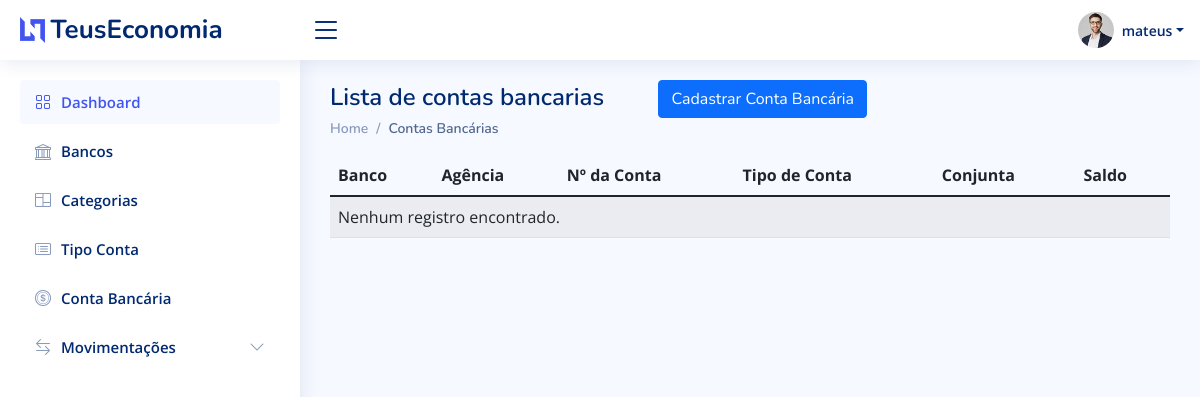
The page /listar/conta-bancaria/ (signed in) on the database as committed earlier.
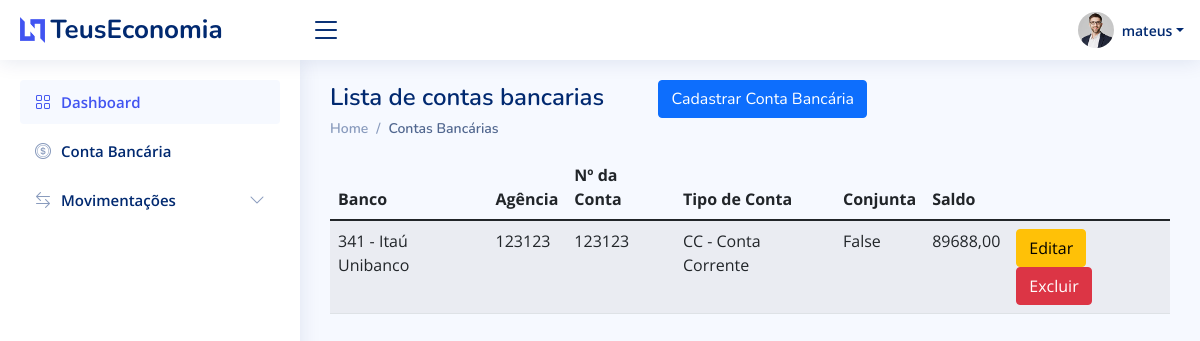
The same page on the database as committed later.
### Paginas/models.py (models this page shows, shortened)
class ContaBancaria(models.Model):
	banco = models.ForeignKey(Banco, on_delete=models.PROTECT)
	tipo_conta = models.ForeignKey(TipoConta, on_delete=models.PROTECT)
	agencia = models.CharField(verbose_name='Agência', max_length=50)
	conta = models.CharField(max_length=10)
	valor_total = models.DecimalField(max_digits=99999999999, decimal_places=2)
	conjunta = models.BooleanField()
	usuario = models.ForeignKey(User, on_delete=models.PROTECT)

class Banco(models.Model):
	nome = models.CharField(max_length=100)
	codigo = models.DecimalField(max_digits=9999, decimal_places=0)
	def __str__(self) -> str:
		return '{} - {}'.format(self.codigo, self.nome)

class TipoConta(models.Model):
	nome = models.CharField(max_length=50)
	descricao = models.CharField(max_length=100, verbose_name="Descrição")
	def __str__(self) -> str:
		return '{} - {}'.format(self.nome, self.descricao)

### Paginas/views.py (the view)
# urls.py: path('listar/conta-bancaria/', ContaBancariaList.as_view(), name='listar-conta-bancaria'),
class ContaBancariaList(LoginRequiredMixin, ListView):
	model = ContaBancaria
	template_name = 'paginas/listas/conta-bancaria.html'
	success_url = reverse_lazy('listar-conta-bancaria')
	def get_queryset(self):
		self.object_list = ContaBancaria.objects.filter(
			usuario = self.request.user)
		return self.object_list

### Paginas/templatetags/meus_filtros.py (called while the page is built)
@register.filter(name="esta_no_grupo")
def esta_no_grupo(usuario, nome_grupo):
	if usuario.groups.filter(name=nome_grupo):
		return True
	else:
		return False

### Paginas/templates/paginas/listas/conta-bancaria.html
{% extends 'paginas/modelo.html' %} {% load static %} {% block pagetitle %}
<h1>Lista de contas bancarias
    <a href="{% url 'cadastrar-conta-bancaria' %}" class="btn btn-primary float-right ms-5">
		Cadastrar Conta Bancária
	</a>
</h1>
{% endblock %} {% block breadcrumb %}
<nav>
    <ol class="breadcrumb">
        <li class="breadcrumb-item"><a href="{% url 'index' %}">Home</a></li>
        <li class="breadcrumb-item active">Contas Bancárias</li>
    </ol>
</nav>
{% endblock %} {% block main %}
<table class="table table-striped">
    <thead>
        <tr>
            <th>Banco</th>
            <th>Agência</th>
            <th>Nº da Conta</th>
            <th>Tipo de Conta</th>
            <th>Conjunta</th>
            <th>Saldo</th>
        </tr>
    </thead>
    <tbody>
        {% for obj in object_list %}
        <tr>
            <td>{{ obj.banco }}</td>
            <td>{{ obj.agencia }}</td>
            <td>{{ obj.conta }}</td>
            <td>{{ obj.tipo_conta }}</td>
            <td>{{ obj.conjunta }}</td>
            <td>{{ obj.valor_total }}</td>
            <td>
                <a href="{% url 'editar-conta-bancaria' obj.pk %}" class="btn btn-warning">Editar</a>
                <a href="{% url 'excluir-conta-bancaria' obj.pk %}" class="btn btn-danger">Excluir</a>
            </td>
        </tr>
        {% empty %}
        <tr>
            <td colspan="100%">Nenhum registro encontrado.</td>
        </tr>
        {% endfor %}
    </tbody>
</table>
{% endblock %}

### Paginas/templates/paginas/modelo.html (shortened to what this page needs)
{% load static %} {% load meus_filtros %}
<!DOCTYPE html>
<html lang="pt-br">
<head>
    <link href="{% static 'assets/vendor/bootstrap/css/bootstrap.min.css' %}" rel="stylesheet">
    <link href="{% static 'assets/vendor/bootstrap-icons/bootstrap-icons.css' %}" rel="stylesheet">
    <link href="{% static 'assets/vendor/boxicons/css/boxicons.min.css' %}" rel="stylesheet">
    <link href="{% static 'assets/vendor/quill/quill.snow.css' %}" rel="stylesheet">
    <link href="{% static 'assets/vendor/quill/quill.bubble.css' %}" rel="stylesheet">
    <link href="{% static 'assets/vendor/remixicon/remixicon.css' %}" rel="stylesheet">
    <link href="{% static 'assets/vendor/simple-datatables/style.css' %}" rel="stylesheet">
    <link href="{% static 'assets/css/style.css' %}" rel="stylesheet">
    <link href="{% static 'assets/css/datatables.min.css' %}" rel="stylesheetdatatable">
</head>
<body>
    <header id="header" class="header fixed-top d-flex align-items-center">
        <div class="d-flex align-items-center justify-content-between">
            <a href="{% url 'index' %}" class="logo d-flex align-items-center">
                <img src="{% static 'assets/img/logo.png' %}" alt="">
                <span class="d-none d-lg-block">TeusEconomia</span>
            </a>
            <i class="bi bi-list toggle-sidebar-btn"></i>
        </div>
        {% block header %}
        <nav class="header-nav ms-auto">
            <ul class="d-flex align-items-center">
                {% if request.user.is_authenticated %}
                <li class="nav-item dropdown pe-3">
                    <a class="nav-link nav-profile d-flex align-items-center pe-0" href="#" data-bs-toggle="dropdown">
                        <img src="{% static 'assets/img/profile-img.jpg' %}" alt="Profile" class="rounded-circle">
                        <span class="d-none d-md-block dropdown-toggle ps-2">{{ request.user }}</span>
                    </a>
                </li>
                {% else %}
                <li class="nav-item pe-3">
                    <a class="btn btn-success" href="{% url 'login' %}">Entrar</a>
                </li>
                {% endif %}
            </ul>
        </nav>
    </header>
    {% endblock %}
    {% block sidebar %}
    <aside id="sidebar" class="sidebar">
        <ul class="sidebar-nav" id="sidebar-nav">
            <li class="nav-item">
                <a class="nav-link " href="/">
                    <i class="bi bi-grid"></i>
                    <span>Dashboard</span>
                </a>
            </li>
            {% if request.user.is_authenticated %} {% if request.user|esta_no_grupo:'Administrador' %}
            <li class="nav-item">
                <a class="nav-link collapsed" href="{% url 'listar-banco' %}">
                    <i class="bi bi-bank"></i>
                    <span>Bancos</span>
                </a>
            </li>
            <li class="nav-item">
                <a class="nav-link collapsed" href="{% url 'listar-categoria' %}">
                    <i class="bi bi-columns"></i>
                    <span>Categorias</span>
                </a>
            </li>
            <li class="nav-item">
                <a class="nav-link collapsed" href="{% url 'listar-tipo-conta' %}">
                    <i class="bi bi-card-list"></i>
                    <span>Tipo Conta</span>
                </a>
            </li>
            {% endif %}
            <li class="nav-item">
                <a class="nav-link collapsed" href="{% url 'listar-conta-bancaria' %}">
                    <i class="bi bi-coin"></i>
                    <span>Conta Bancária</span>
                </a>
            </li>
            <li class="nav-item">
                <a class="nav-link collapsed" data-bs-target="#forms-nav" data-bs-toggle="collapse" href="#">
                    <i class="bi bi-arrow-left-right"></i><span>Movimentações</span><i class="bi bi-chevron-down ms-auto"></i>
                </a>
            </li>
            {% endif %}
        </ul>
    </aside>
    {% endblock %}
    <main id="main" class="main">
        <div class="pagetitle">
            {% block pagetitle %}{% endblock %} {% block breadcrumb %}{% endblock %}
        </div>
        {% block main %} {% endblock %}
    </main>
</body>
</html>

### static/assets/css/style.css (style rules this page uses)
:root { scroll-behavior: smooth; }
body { font-family: "Open Sans", sans-serif; background: #f6f9ff; color: #444444; }
a { color: #4154f1; text-decoration: none; }
h1, h2, h3, h4, h5, h6 { font-family: "Nunito", sans-serif; }
#main { margin-top: 60px; padding: 20px 30px; transition: all 0.3s; }
.pagetitle { margin-bottom: 10px; }
.pagetitle h1 { font-size: 24px; margin-bottom: 0; font-weight: 600; color: #012970; }
.breadcrumb { font-size: 14px; font-family: "Nunito", sans-serif; color: #899bbd; font-weight: 600; }
.breadcrumb a { color: #899bbd; transition: 0.3s; }
.breadcrumb .breadcrumb-item::before { color: #899bbd; }
.breadcrumb .active { color: #51678f; font-weight: 600; }
.logo { line-height: 1; }
@media (min-width: 1200px) { .logo { width: 280px; } }
.logo img { max-height: 26px; margin-right: 6px; }
.logo span { font-size: 26px; font-weight: 700; color: #012970; font-family: "Nunito", sans-serif; }
.header { transition: all 0.5s; z-index: 997; height: 60px; box-shadow: 0px 2px 20px rgba(1, 41, 112, 0.1); background-color: #fff; padding-left: 20px; }
.header .toggle-sidebar-btn { font-size: 32px; padding-left: 10px; cursor: pointer; color: #012970; }
.header-nav ul { list-style: none; }
.header-nav>ul { margin: 0; padding: 0; }
.header-nav .nav-profile { color: #012970; }
.header-nav .nav-profile img { max-height: 36px; }
.header-nav .nav-profile span { font-size: 14px; font-weight: 600; }
.sidebar { position: fixed; top: 60px; left: 0; bottom: 0; width: 300px; z-index: 996; transition: all 0.3s; padding: 20px; overflow-y: auto; scrollbar-width: thin; scrollbar-color: #aab7cf transparent; box-shadow: 0px 0px 20px rgba(1, 41, 112, 0.1); background-color: #fff; }
@media (min-width: 1200px) { #main, #footer { margin-left: 300px; } }
.sidebar-nav { padding: 0; margin: 0; list-style: none; }
.sidebar-nav li { padding: 0; margin: 0; list-style: none; }
.sidebar-nav .nav-item { margin-bottom: 5px; }
.sidebar-nav .nav-link { display: flex; align-items: center; font-size: 15px; font-weight: 600; color: #4154f1; transition: 0.3; background: #f6f9ff; padding: 10px 15px; border-radius: 4px; }
.sidebar-nav .nav-link i { font-size: 16px; margin-right: 10px; color: #4154f1; }
.sidebar-nav .nav-link.collapsed { color: #012970; background: #fff; }
.sidebar-nav .nav-link.collapsed i { color: #899bbd; }
.sidebar-nav .nav-link .bi-chevron-down { margin-right: 0; transition: transform 0.2s ease-in-out; }

Rows that differ between the two databases and show on the page:
added ContaBancaria: banco "341 - Itaú Unibanco", agencia "123123", conta "123123", tipo_conta "CC - Conta Corrente", conjunta "False", valor_total "89688,00"
Other text that changed with them:
text no longer shown: "Bancos Categorias Tipo Conta Nenhum registro encontrado."
